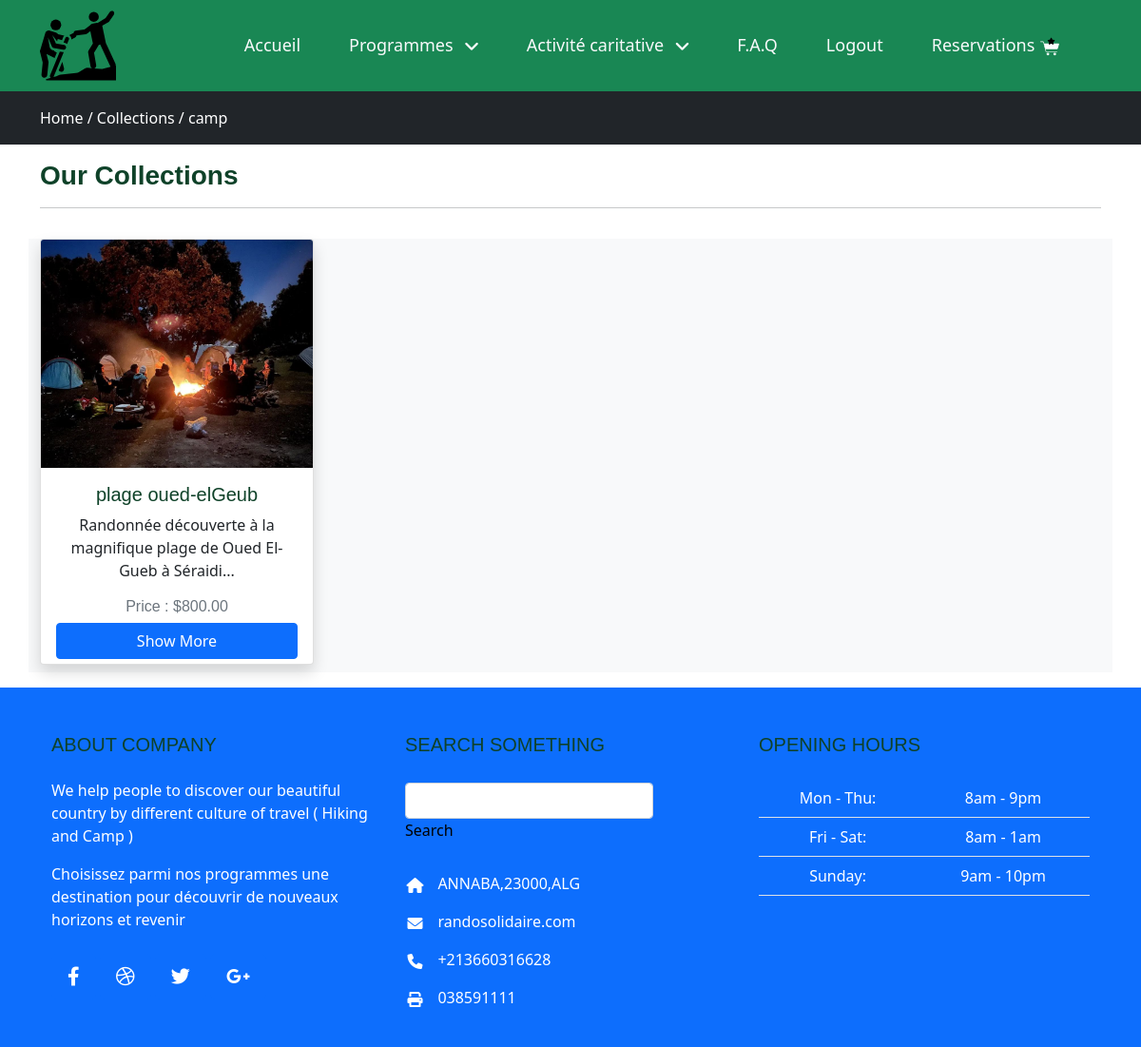
The page /trips.php?category=camp (signed in) on the database its author committed.
### tables this page shows
CREATE TABLE `categories` (
  `id` int(11) NOT NULL,
  `name` varchar(255) DEFAULT NULL,
  `slug` varchar(255) DEFAULT NULL,
  `description` varchar(255) DEFAULT NULL,
  `status` int(11) DEFAULT NULL,
  `image` varchar(255) DEFAULT NULL,
  `created_at` timestamp NOT NULL DEFAULT current_timestamp() ON UPDATE current_timestamp(),
  `is_profit` tinyint(1) NOT NULL DEFAULT 1
);

CREATE TABLE `trips` (
  `id` int(11) NOT NULL,
  `name` varchar(255) NOT NULL,
  `slug` varchar(255) NOT NULL,
  `description` text NOT NULL,
  `start_date` date NOT NULL,
  `end_date` date NOT NULL,
  `trip_price` decimal(10,2) NOT NULL,
  `max_participants` int(11) NOT NULL,
  `status` tinyint(1) NOT NULL,
  `images` text DEFAULT NULL,
  `created_at` timestamp NOT NULL DEFAULT current_timestamp(),
  `updated_at` timestamp NOT NULL DEFAULT current_timestamp() ON UPDATE current_timestamp(),
  `category_id` int(11) NOT NULL,
  `places` int(255) NOT NULL
);

### functions/myfunctions.php (called while the page is built, shortened)
<?php
include(__DIR__ . '/../config/dbcon.php');
function getSlugActive($table, $slug)
{
    global $con;
    $query = "SELECT * FROM $table WHERE slug='$slug' AND status='0' LIMIT 1";
    return $query_run = mysqli_query($con, $query);
}
function getTripsByCategory($category_id)
{
    global $con;
    $query = "SELECT * FROM trips WHERE category_id='$category_id' AND status='0'";
    return $query_run = mysqli_query($con, $query);
}
?>

### trips.php (the view, shortened to what this page needs)
<?php
include_once('functions/myfunctions.php');
include('includes/header.php');
if(isset($_GET['category']))
{
    $category_slug = $_GET['category'];
    $category_data = getSlugActive("categories",$category_slug);
    $category = mysqli_fetch_array($category_data);
    if($category)
    {
        $cid = $category['id'];
        ?>
        <div class="py-3 bg-dark">
            <div class="container">
                    <a href="index.php" class="text-white" style="text-decoration:none">Home / </a>
                    <a href="categories.php" class="text-white" style="text-decoration:none" >Collections / </a>
                    <a href="#" class="text-white" style="text-decoration:none"><?= $category['slug'];?></a>
            </div>
        </div>
        <div class="py-3 container">
            <div class="row">
                <div class="col-md-12">
                        <h3>Our Collections</h3>
                        <hr>
                        <div class="row">
                            <?php
                                $trips = getTripsByCategory($cid);
                                if(mysqli_num_rows($trips) > 0)
                                { ?>
                                    <div class="container mt-3 bg-light product-data">
                                        <div class="row">
                                        <?php  while ($trip = mysqli_fetch_assoc($trips)) :?>
                                            <div class="col-md-4 mb-2">
                                                <div class="card shadow" style="width: 18rem; height: 28rem;">
                                                    <img src="uploads/<?= $trip['images']; ?>" alt="trip image" class="card-img-top" style="height: 15rem; object-fit: cover;">
                                                    <div class="card-body">
                                                        <h5  class="text-center"><?= $trip['name']; ?></h5>
                                                        <p class="text-center"><?= substr($trip['description'], 0, 100); ?>...</p>
                                                        <h6 class="text-center text-muted">Price : $<?= $trip['trip_price']; ?></h6>
                                                        <div class="d-grid">
                                                            <a href="trip-details.php?slug=<?= $trip['slug']; ?>" class="btn btn-primary">Show More</a>
                                                        </div>
                                                    </div>
                                                </div>
                                            </div>
                                        <?php  endwhile; ?>
                                        </div>
                                    </div>
                                        <?php
                                    }
                                }
                                else {
                                    echo "No trip available in this category";
                                }
                            ?>
                        </div>
                </div>
            </div>
        </div>
<?php
    }
    else
    {
    echo "SOMETHING WENT WRONG";
    }
include('includes/footer.php'); ?>

### css/style.css (style rules this page uses)
:root { --primary: #348E38; --secondary: #525368; --light: #E8F5E9; --dark: #0F4229; }
h3, .h3, h4, .h4, .fw-medium { font-weight: 600 !important; }
h5, .h5, h6, .h6, .fw-semi-bold { font-weight: 500 !important; }
.btn { transition: .5s; font-weight: 500; }
.btn-primary, .btn-outline-primary:hover { color: var(--light); }

### rows shown on the page
categories: slug "camp"
trips: images (picture), name "plage oued-elGeub", description "Randonnée découverte à la magnifique plage de Oued El-Gueb à Séraidi", trip_price "800.00"
